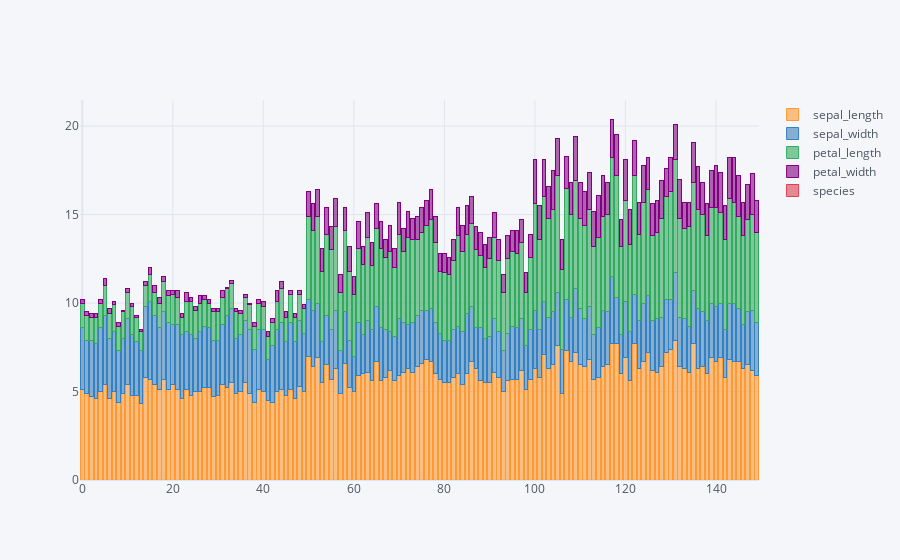

Write notebook code for a chart like this one.
### Markdown cell above
###
## stacked bar plot
###

### Code cell
a = sns.load_dataset('iris')
a.iplot(kind = 'bar', barmode = 'stack')

### Figure 1 — Plotly figure (JSON) as saved in the notebook; plotly's stock layout.template omitted (floating-point values rounded to 4 significant figures; data arrays with more than 128 entries replaced by an {"elided": "..."} marker saying what was removed)
{"data": [{"marker": {"color": "rgba(255, 153, 51, 0.6)", "line": {"color": "rgba(255, 153, 51, 1.0)", "width": 1}}, "name": "sepal_length", "orientation": "v", "text": "", "type": "bar", "x": {"elided": "150 int values"}, "y": {"elided": "150 float values"}}, {"marker": {"color": "rgba(55, 128, 191, 0.6)", "line": {"color": "rgba(55, 128, 191, 1.0)", "width": 1}}, "name": "sepal_width", "orientation": "v", "text": "", "type": "bar", "x": {"elided": "150 int values"}, "y": {"elided": "150 float values"}}, {"marker": {"color": "rgba(50, 171, 96, 0.6)", "line": {"color": "rgba(50, 171, 96, 1.0)", "width": 1}}, "name": "petal_length", "orientation": "v", "text": "", "type": "bar", "x": {"elided": "150 int values"}, "y": {"elided": "150 float values"}}, {"marker": {"color": "rgba(128, 0, 128, 0.6)", "line": {"color": "rgba(128, 0, 128, 1.0)", "width": 1}}, "name": "petal_width", "orientation": "v", "text": "", "type": "bar", "x": {"elided": "150 int values"}, "y": {"elided": "150 float values"}}, {"marker": {"color": "rgba(219, 64, 82, 0.6)", "line": {"color": "rgba(219, 64, 82, 1.0)", "width": 1}}, "name": "species", "orientation": "v", "text": "", "type": "bar", "x": {"elided": "150 int values"}, "y": {"elided": "150 str values"}}], "layout": {"barmode": "stack", "legend": {"bgcolor": "#F5F6F9", "font": {"color": "#4D5663"}, "traceorder": "normal"}, "paper_bgcolor": "#F5F6F9", "plot_bgcolor": "#F5F6F9", "title": {"font": {"color": "#4D5663"}}, "xaxis": {"gridcolor": "#E1E5ED", "showgrid": true, "tickfont": {"color": "#4D5663"}, "title": {"font": {"color": "#4D5663"}, "text": ""}, "zerolinecolor": "#E1E5ED"}, "yaxis": {"gridcolor": "#E1E5ED", "showgrid": true, "tickfont": {"color": "#4D5663"}, "title": {"font": {"color": "#4D5663"}, "text": ""}, "zerolinecolor": "#E1E5ED"}}}
